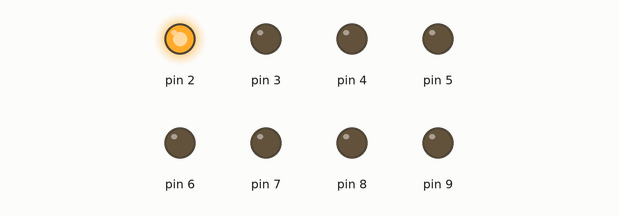
This sketch was run on a simulated Arduino Uno, built with avr-gcc and run on an emulated ATmega328P. On the bench: output pins drawn as LEDs (lit = HIGH).

Above: at 0.03 s.
At 0.39 s:
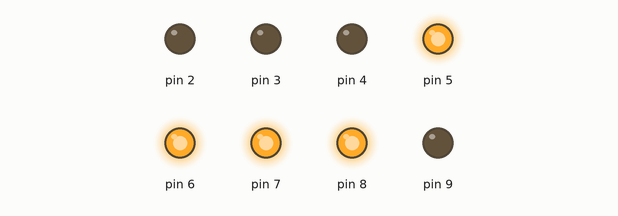
At 0.69 s:
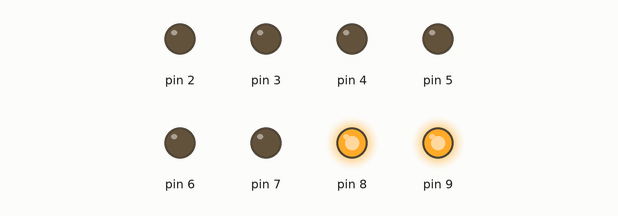
At 1.47 s:
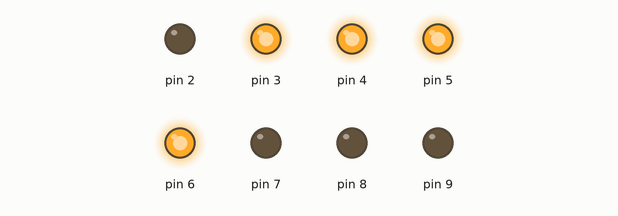
At 2.13 s:
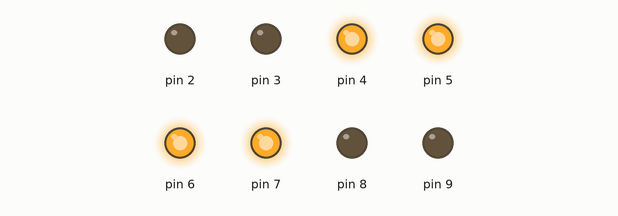
At 2.91 s:
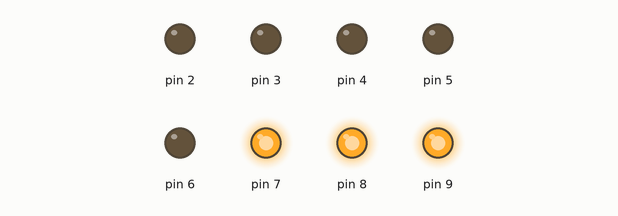
Timing chart, 0 to 3.2 s (numbered marks = the images above):
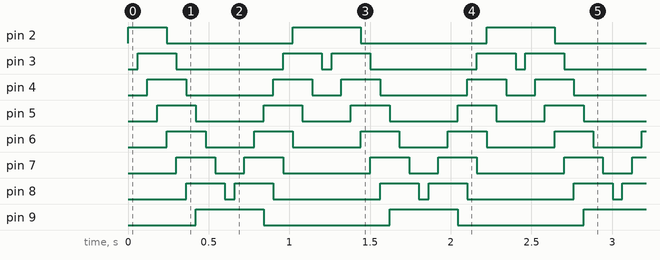

Measured:
- by itself, pin 2: repeats every 1.2 s: LOW 0.78 s, HIGH 0.42 s
- by itself, pin 3: repeats every 1.2 s: LOW 0.66 s, HIGH 0.24 s, LOW 0.06 s, HIGH 0.24 s
- by itself, pin 4: repeats every 1.2 s: LOW 0.54 s, HIGH 0.24 s, LOW 0.18 s, HIGH 0.24 s
- by itself, pin 5: repeats every 1.2 s: LOW 0.42 s, HIGH 0.24 s, LOW 0.30 s, HIGH 0.24 s
- by itself, pin 6: repeats every 1.2 s: LOW 0.30 s, HIGH 0.24 s, LOW 0.42 s, HIGH 0.24 s
- by itself, pin 7: repeats every 1.2 s: LOW 0.18 s, HIGH 0.24 s, LOW 0.54 s, HIGH 0.24 s
- by itself, pin 8: repeats every 1.2 s: LOW 0.06 s, HIGH 0.24 s, LOW 0.66 s, HIGH 0.24 s
- by itself, pin 9: alternates HIGH for 0.42 s and LOW for 0.78 s

The sketch:

nightRiderLEDs.ino
```cpp
int d = 60;
int startPort = 2;
int endPort = 9;
int lengthOfBar = 4;
int overlap = 3;

void setup() {
  for (int i=startPort; i<=endPort; i++) {
    pinMode(i,OUTPUT);
//    if (i<=4) {
//      digitalWrite(i,HIGH);
//    }
  }
}

void f(int n) {
  for (int i=startPort;i<=endPort;i++) {
    digitalWrite(i,LOW);      // Turn off all lights
  }

  for (int i=n;i<n+lengthOfBar;i++) {
    if (startPort <= i <= endPort) {
      digitalWrite(i, HIGH);  // Turn on n -> n+len
    }
  }
}

void loop() {
  while (true) {
    for (int i=startPort-overlap;i<endPort-lengthOfBar+overlap+1;i++) {
      f(i);
      delay(d);
    }

    for (int i=endPort-lengthOfBar+overlap+1;i>startPort-overlap;i--) {
      f(i);
      delay(d);
    }
  }
}
```
